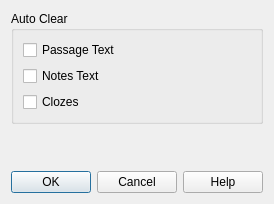
<?xml version="1.0" encoding="UTF-8"?>
<ui version="4.0">
 <author>Adam Mesha</author>
 <class>Dialog</class>
 <widget class="QDialog" name="Dialog">
  <property name="geometry">
   <rect>
    <x>0</x>
    <y>0</y>
    <width>255</width>
    <height>204</height>
   </rect>
  </property>
  <property name="windowTitle">
   <string>Configure MCD Support</string>
  </property>
  <layout class="QVBoxLayout" name="verticalLayout">
   <item>
    <widget class="QGroupBox" name="groupBox">
     <property name="title">
      <string>Auto Clear</string>
     </property>
     <layout class="QVBoxLayout" name="verticalLayout_2">
      <item>
       <widget class="QCheckBox" name="chkAutoClearPassage">
        <property name="sizePolicy">
         <sizepolicy hsizetype="Preferred" vsizetype="Fixed">
          <horstretch>0</horstretch>
          <verstretch>0</verstretch>
         </sizepolicy>
        </property>
        <property name="text">
         <string>Passage Text</string>
        </property>
       </widget>
      </item>
      <item>
       <widget class="QCheckBox" name="chkAutoClearNotes">
        <property name="text">
         <string>Notes Text</string>
        </property>
       </widget>
      </item>
      <item>
       <widget class="QCheckBox" name="chkAutoClearClozes">
        <property name="text">
         <string>Clozes</string>
        </property>
       </widget>
      </item>
     </layout>
    </widget>
   </item>
   <item>
    <spacer name="verticalSpacer">
     <property name="orientation">
      <enum>Qt::Vertical</enum>
     </property>
     <property name="sizeHint" stdset="0">
      <size>
       <width>20</width>
       <height>40</height>
      </size>
     </property>
    </spacer>
   </item>
   <item>
    <widget class="QDialogButtonBox" name="buttonBox">
     <property name="standardButtons">
      <set>QDialogButtonBox::Cancel|QDialogButtonBox::Help|QDialogButtonBox::Ok</set>
     </property>
    </widget>
   </item>
  </layout>
 </widget>
 <tabstops>
  <tabstop>buttonBox</tabstop>
 </tabstops>
 <resources/>
 <connections>
  <connection>
   <sender>buttonBox</sender>
   <signal>accepted()</signal>
   <receiver>Dialog</receiver>
   <slot>accept()</slot>
   <hints>
    <hint type="sourcelabel">
     <x>248</x>
     <y>254</y>
    </hint>
    <hint type="destinationlabel">
     <x>157</x>
     <y>274</y>
    </hint>
   </hints>
  </connection>
  <connection>
   <sender>buttonBox</sender>
   <signal>rejected()</signal>
   <receiver>Dialog</receiver>
   <slot>reject()</slot>
   <hints>
    <hint type="sourcelabel">
     <x>316</x>
     <y>260</y>
    </hint>
    <hint type="destinationlabel">
     <x>286</x>
     <y>274</y>
    </hint>
   </hints>
  </connection>
 </connections>
</ui>
